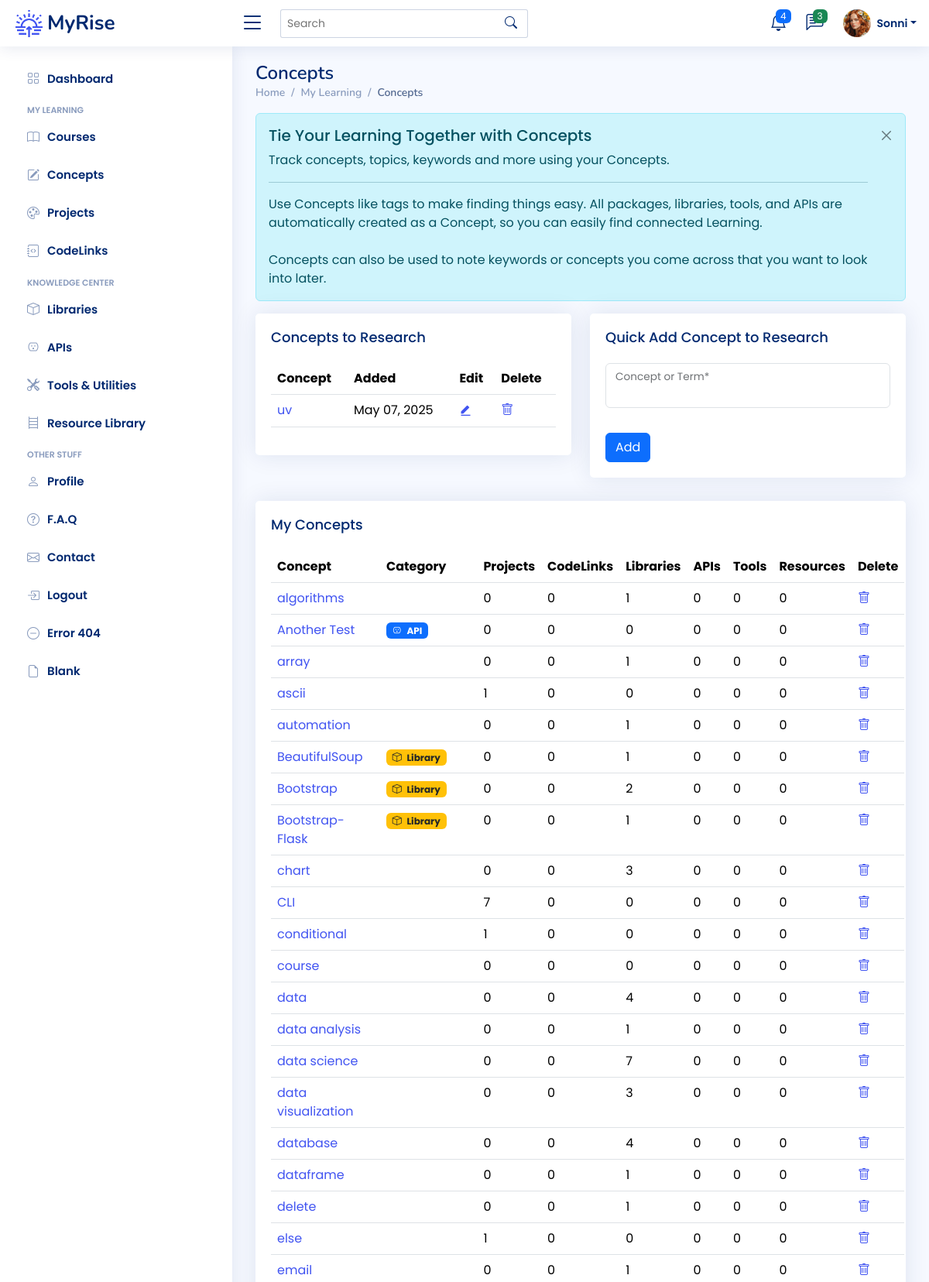
Page /concepts (signed in, upper part) on the committed database.
### app/models.py (models this page shows)
class User(UserMixin, db.Model):
    __tablename__ = "users"
    id: Mapped[int] = mapped_column(Integer, primary_key=True)
    email: Mapped[str] = mapped_column(String(100), unique=True)
    password: Mapped[str] = mapped_column(String(250))
    name: Mapped[str] = mapped_column(String(1000))
    display_name: Mapped[str] = mapped_column(String(1000))
    last_called_repos: Mapped[Optional[datetime.datetime]] = mapped_column(DateTime())
    latest_etag_repos: Mapped[str] = mapped_column(String(250), nullable=True)
    projects: Mapped[List["Project"]] = relationship(back_populates="user")
    events: Mapped[List["Event"]] = relationship(back_populates="user")
    courses: Mapped[List["Course"]] = relationship(back_populates="user")
    libraries: Mapped[List["Library"]] = relationship(back_populates="user")
    apis: Mapped[List["API"]] = relationship(back_populates="user")
    tools: Mapped[List["Tool"]] = relationship(back_populates="user")
    resources: Mapped[List["Resource"]] = relationship(back_populates="user")
    repos: Mapped[List["Repository"]] = relationship(back_populates="user")
    codelinks: Mapped[List["CodeLink"]] = relationship(back_populates="user")
    concepts: Mapped[List["Concept"]] = relationship('Concept', secondary=user_concept, backref='user')

class Concept(db.Model):
    __tablename__ = "concepts"
    id: Mapped[int] = mapped_column(Integer, primary_key=True)
    concept_term: Mapped[str] = mapped_column(String(50), nullable=False)
    category: Mapped[str] = mapped_column(String(100), nullable=True)
    description: Mapped[str] = mapped_column(Text, nullable=True)
    date_added: Mapped[datetime.date] = mapped_column(Date, nullable=False)

### app/routes.py (the view, shortened to what this page needs)
@app.route('/concepts', methods=["GET", "POST"])
@login_required
def concepts_page():
    get_concepts = db.session.execute(db.select(Concept).order_by(func.lower(Concept.concept_term))).scalars().all()
    get_research = db.session.execute(db.select(Concept)
                                      .where(Concept.category == "research")
                                      .order_by(Concept.date_added.desc())).scalars().all()
    concepts = [concept for concept in get_concepts]
    research_list = [concept for concept in get_research]
    form = QuickAddConcept()
    return render_template('concepts.html', concepts=concepts, concept_badge=concept_categories, research=research_list, form=form)

### app/forms.py
class QuickAddConcept(FlaskForm):
    concept_term = StringField("Concept or Term*", validators=[InputRequired()])
    submit = SubmitField("Submit")

### app/models.py (called while the page is built)
@login_manager.user_loader
def load_user(user_id):
    return db.get_or_404(User, user_id)

### app/templates/concepts.html (shortened to what this page needs)
{% extends 'base.html' %}
{% from 'bootstrap5/form.html' import render_form %}
{% block content %}
<main id="main" class="main">
	<div class="pagetitle">
		<h1>Concepts</h1>
		<nav>
			<ol class="breadcrumb">
				<li class="breadcrumb-item"><a href="index.html">Home</a></li>
				<li class="breadcrumb-item">My Learning</li>
				<li class="breadcrumb-item active">Concepts</li>
			</ol>
		</nav>
	</div>
	<div class="alert alert-info  alert-dismissible fade show" role="alert">
		<h4 class="alert-heading">Tie Your Learning Together with Concepts</h4>
		<p>Track concepts, topics, keywords and more using your Concepts.</p>
		<hr>
		<p class="mb-0">Use Concepts like tags to make finding things easy.
			All packages, libraries, tools, and APIs are automatically created as a Concept, so you can easily find
			connected Learning.</p>
		<br>
		<p class="mb-0">Concepts can also be used to note keywords or concepts you come across that you want to look
			into later.</p>
		<button type="button" class="btn-close" data-bs-dismiss="alert" aria-label="Close"></button>
	</div>
	<section class="section">
		<div class="row">
			<div class="col-lg-6">
				<div class="card">
					<div class="card-body">
						<h5 class="card-title">Concepts to Research</h5>
						<table class="table table-hover">
							<thead>
							<tr>
								<th scope="col">Concept</th>
								<th scope="col">Added</th>
								<th scope="col">Edit</th>
								<th scope="col">Delete</th>
							</tr>
							</thead>
							<tbody>
								{% for concept in research %}
								<tr>
									<td><a href="{{ url_for('concept_detail', num=concept.id) }}">{{ concept.concept_term }}</a></td>
									<td>{{ concept.date_added.strftime("%B %d, %Y") }}</td>
									<td><a href="{{ url_for('update_concept', num=concept.id) }}"><i class="ri-edit-fill"></i></a></td>
									<td><a href="{{ url_for('delete_concept', num=concept.id) }}"><i class="bi bi-trash"></i></a></td>
								</tr>
								{% endfor %}
							</tbody>
						</table>
					</div>
				</div>
			</div>
			<div class="col-lg-6">
				<div class="card">
					<div class="card-body">
						<h5 class="card-title">Quick Add Concept to Research</h5>
						<form method="POST" class="row g-3">
							<div class="col">
								<div class="form-floating mb-3">{{ form.concept_term(class="form-control") }} {{ form.concept_term.label }}</div>
							</div>
							<div class="col-12">
								<button type="submit" class="btn btn-primary">Add</button>
							</div>
						</form>
				</div>
			</div>
		</div>
	</section>
	<div class="card">
		<div class="card-body">
			<h5 class="card-title">My Concepts</h5>
			<table class="table table-hover">
				<thead>
				<tr>
					<th scope="col">Concept</th>
					<th scope="col">Category</th>
					<th scope="col">Projects</th>
					<th scope="col">CodeLinks</th>
					<th scope="col">Libraries</th>
					<th scope="col">APIs</th>
					<th scope="col">Tools</th>
					<th scope="col">Resources</th>
					<th scope="col">Delete</th>
				</tr>
				</thead>
				<tbody>
				{% for concept in concepts %}
				<tr>
					<td><a href="{{ url_for('concept_detail', num=concept.id ) }}">{{ concept.concept_term }}</a></td>
					{% if concept.category %}
					<td><span class="badge {{ concept_badge[concept.category][1] }}"><i
							class="bi {{ concept_badge[concept.category][2] }} me-1"></i> {{ concept_badge[concept.category][0] }}</span>
					</td>
					{% else %}
					<td></td>
					{% endif %}
					<td>{{ concept.projects|length }}</td>
					<td>{{ concept.codelinks|length }}</td>
					<td>{{ concept.libraries|length }}</td>
					<td>{{ concept.apis|length }}</td>
					<td>{{ concept.tools|length }}</td>
					<td>{{ concept.resources|length }}</td>
					<td><a href="{{ url_for('delete_concept', num=concept.id) }}"><i class="bi bi-trash"></i></a></td>
				</tr>
				{% endfor %}
				</tbody>
			</table>
		</div>
	</div>
</main>
{% endblock %}

### app/templates/heading.html (shortened to what this page needs)
{% from 'bootstrap5/nav.html' import render_nav_item %}
{% from 'bootstrap5/form.html' import render_form %}
  <header id="header" class="header fixed-top d-flex align-items-center">
    <div class="d-flex align-items-center justify-content-between">
      <a href="{{ url_for('home') }}" class="logo d-flex align-items-center">
        <img src="{{ url_for('static', filename='img/logo.png') }}" alt="sun-rise">
        <span class="d-none d-lg-block">MyRise</span>
      </a>
      <i class="bi bi-list toggle-sidebar-btn"></i>
    </div>
    <div class="search-bar">
      <form class="search-form d-flex align-items-center" method="POST" action="#">
        <input type="text" name="query" placeholder="Search" title="Enter search keyword">
        <button type="submit" title="Search"><i class="bi bi-search"></i></button>
      </form>
    </div>
    <nav class="header-nav ms-auto">
      <ul class="d-flex align-items-center">
        <li class="nav-item dropdown">
          <a class="nav-link nav-icon" href="#" data-bs-toggle="dropdown">
            <i class="bi bi-bell"></i>
            <span class="badge bg-primary badge-number">4</span>
          </a>
        </li>
        <li class="nav-item dropdown">
          <a class="nav-link nav-icon" href="#" data-bs-toggle="dropdown">
            <i class="bi bi-chat-left-text"></i>
            <span class="badge bg-success badge-number">3</span>
          </a>
        </li>
        <li class="nav-item dropdown pe-3">
          <a class="nav-link nav-profile d-flex align-items-center pe-0" href="#" data-bs-toggle="dropdown">
            <img src="{{ url_for('static', filename='img/profile-img.png') }}" alt="Profile" class="rounded-circle">
            <span class="d-none d-md-block dropdown-toggle ps-2">{{ current_user.display_name }}</span>
          </a>
        </li>
      </ul>
    </nav>
  </header>
  <aside id="sidebar" class="sidebar">
    <ul class="sidebar-nav" id="sidebar-nav">
      <li class="nav-item">
        <a class="nav-link collapsed" href="{{ url_for('home') }}">
          <i class="bi bi-grid"></i>
          <span>Dashboard</span>
        </a>
      </li>
<li class="nav-heading">My Learning</li>
	  <li class="nav-item">
        <a class="nav-link collapsed" href="{{ url_for('courses_page') }}">
          <i class="bi bi-book"></i>
          <span>Courses</span>
        </a>
      </li>
	  <li class="nav-item">
        <a class="nav-link collapsed" href="{{ url_for('concepts_page') }}">
          <i class="bi bi-pencil-square"></i>
          <span>Concepts</span>
        </a>
      </li>
	  <li class="nav-item">
        <a class="nav-link collapsed" href="{{ url_for('projects_page') }}">
          <i class="bi bi-palette"></i>
          <span>Projects</span>
        </a>
      </li>
	  <li class="nav-item">
        <a class="nav-link collapsed" href="{{ url_for('codelinks_page') }}">
          <i class="bi bi-journal-code"></i>
          <span>CodeLinks</span>
        </a>
      </li>
<li class="nav-heading">Knowledge Center</li>
	  <li class="nav-item">
        <a class="nav-link collapsed" href="{{ url_for('libraries_page') }}">
          <i class="bi bi-box"></i>
          <span>Libraries</span>
        </a>
      </li>
	  <li class="nav-item">
        <a class="nav-link collapsed" href="{{ url_for('apis_page') }}">
          <i class="bi bi-outlet"></i>
          <span>APIs</span>
        </a>
      </li>
	  <li class="nav-item">
        <a class="nav-link collapsed" href="{{ url_for('tools_page') }}">
          <i class="bi bi-tools"></i>
          <span>Tools & Utilities</span>
        </a>
      </li>
	  <li class="nav-item">
        <a class="nav-link collapsed" href="{{ url_for('resources_page') }}">
          <i class="bi bi-bookshelf"></i>
          <span>Resource Library</span>
        </a>
      </li>
	<li class="nav-heading">Other Stuff</li>
      <li class="nav-item">
        <a class="nav-link collapsed" href="{{ url_for('profile') }}">
          <i class="bi bi-person"></i>
          <span>Profile</span>
        </a>
      </li>
      <li class="nav-item">
        <a class="nav-link collapsed" href="{{ url_for('faq') }}">
          <i class="bi bi-question-circle"></i>
          <span>F.A.Q</span>
        </a>
	  </li>
      <li class="nav-item">
        <a class="nav-link collapsed" href="{{ url_for('contact') }}">
          <i class="bi bi-envelope"></i>
          <span>Contact</span>
        </a>
      </li>
	{% if not current_user.is_authenticated %}
      <li class="nav-item">
        <a class="nav-link collapsed" href="{{ url_for('register') }}">
          <i class="bi bi-card-list"></i>
          <span>Register</span>
        </a>
      </li>
      <li class="nav-item">
        <a class="nav-link collapsed" href="{{ url_for('login') }}">
          <i class="bi bi-box-arrow-in-right"></i>
          <span>Login</span>
        </a>
      </li>
	{% else %}
		<li class="nav-item">
        <a class="nav-link collapsed" href="{{ url_for('logout') }}">
          <i class="bi bi-box-arrow-in-right"></i>
          <span>Logout</span>
        </a>
      </li>
	{% endif %}
      <li class="nav-item">
        <a class="nav-link collapsed" href="pages-error-404.html">
          <i class="bi bi-dash-circle"></i>
          <span>Error 404</span>
        </a>
      </li>
      <li class="nav-item">
        <a class="nav-link collapsed" href="pages-blank.html">
          <i class="bi bi-file-earmark"></i>
          <span>Blank</span>
        </a>
      </li>
    </ul>
  </aside>

### app/static/css/style.css (style rules this page uses)
:root { scroll-behavior: smooth; }
body { font-family: "Poppins", sans-serif; background: #f6f9ff; color: #444444; }
a { color: #4154f1; text-decoration: none; }
h1, h2, h3, h4, h5, h6 { font-family: "Nunito", sans-serif; }
#main { margin-top: 60px; padding: 20px 30px; transition: all 0.3s; }
.pagetitle { margin-bottom: 10px; }
.pagetitle h1 { font-size: 24px; margin-bottom: 0; font-weight: 600; color: #012970; }
.card { margin-bottom: 30px; border: none; border-radius: 5px; box-shadow: 0px 0 30px rgba(1, 41, 112, 0.1); }
.card-title { padding: 20px 0 15px 0; font-size: 18px; font-weight: 500; color: #012970; font-family: "Poppins", sans-serif; }
.card-body { padding: 0 20px 20px 20px; }
.alert-heading { font-weight: 500; font-family: "Poppins", sans-serif; font-size: 20px; }
.btn-close { background-size: 25%; }
.breadcrumb { font-size: 14px; font-family: "Nunito", sans-serif; color: #899bbd; font-weight: 600; }
.breadcrumb a { color: #899bbd; transition: 0.3s; }
.breadcrumb .breadcrumb-item::before { color: #899bbd; }
.breadcrumb .active { color: #51678f; font-weight: 600; }
.logo { line-height: 1; }
@media (min-width: 1200px) { .logo { width: 280px; } }
.logo img { max-height: 35px; margin-right: 6px; }
.logo span { font-size: 26px; font-weight: 700; color: #012970; font-family: "Nunito", sans-serif; }
.header { transition: all 0.5s; z-index: 997; height: 60px; box-shadow: 0px 2px 20px rgba(1, 41, 112, 0.1); background-color: #fff; padding-left: 20px; }
.header .toggle-sidebar-btn { font-size: 32px; padding-left: 10px; cursor: pointer; color: #012970; }
.header .search-bar { min-width: 360px; padding: 0 20px; }
.header .search-form { width: 100%; }
.header .search-form input { border: 0; font-size: 14px; color: #012970; border: 1px solid rgba(1, 41, 112, 0.2); padding: 7px 38px 7px 8px; border-radius: 3px; transition: 0.3s; width: 100%; }
.header .search-form button { border: 0; padding: 0; margin-left: -30px; background: none; }
.header .search-form button i { color: #012970; }
.header-nav ul { list-style: none; }
.header-nav>ul { margin: 0; padding: 0; }
.header-nav .nav-icon { font-size: 22px; color: #012970; margin-right: 25px; position: relative; }
.header-nav .nav-profile { color: #012970; }
.header-nav .nav-profile img { max-height: 36px; }
.header-nav .nav-profile span { font-size: 14px; font-weight: 600; }
.header-nav .badge-number { position: absolute; inset: -2px -5px auto auto; font-weight: normal; font-size: 12px; padding: 3px 6px; }
.sidebar { position: fixed; top: 60px; left: 0; bottom: 0; width: 300px; z-index: 996; transition: all 0.3s; padding: 20px; overflow-y: auto; scrollbar-width: thin; scrollbar-color: #aab7cf transparent; box-shadow: 0px 0px 20px rgba(1, 41, 112, 0.1); background-color: #fff; }
@media (min-width: 1200px) { #main, #footer { margin-left: 300px; } }
.sidebar-nav { padding: 0; margin: 0; list-style: none; }
.sidebar-nav li { padding: 0; margin: 0; list-style: none; }
.sidebar-nav .nav-item { margin-bottom: 5px; }
.sidebar-nav .nav-heading { font-size: 11px; text-transform: uppercase; color: #899bbd; font-weight: 600; margin: 10px 0 5px 15px; }
.sidebar-nav .nav-link { display: flex; align-items: center; font-size: 15px; font-weight: 600; color: #4154f1; transition: 0.3; background: #f6f9ff; padding: 10px 15px; border-radius: 4px; }
.sidebar-nav .nav-link i { font-size: 16px; margin-right: 10px; color: #4154f1; }
.sidebar-nav .nav-link.collapsed { color: #012970; background: #fff; }
.sidebar-nav .nav-link.collapsed i { color: #899bbd; }

### rows in the picture
User: display_name "Sonni"
Concept: concept_term "uv", date_added "May 07, 2025"
Concept: concept_term "algorithms", projects|length "0", codelinks|length "0", libraries|length "1", apis|length "0", tools|length "0", resources|length "0"
Concept: concept_term "Another Test", category "API", projects|length "0", codelinks|length "0", libraries|length "0", apis|length "0", tools|length "0", resources|length "0"
Concept: concept_term "array", projects|length "0", codelinks|length "0", libraries|length "1", apis|length "0", tools|length "0", resources|length "0"
Concept: concept_term "ascii", projects|length "1", codelinks|length "0", libraries|length "0", apis|length "0", tools|length "0", resources|length "0"
Concept: concept_term "automation", projects|length "0", codelinks|length "0", libraries|length "1", apis|length "0", tools|length "0", resources|length "0"
Concept: concept_term "BeautifulSoup", category "Library", projects|length "0", codelinks|length "0", libraries|length "1", apis|length "0", tools|length "0", resources|length "0"
Concept: concept_term "Bootstrap", category "Library", projects|length "0", codelinks|length "0", libraries|length "2", apis|length "0", tools|length "0", resources|length "0"
Concept: concept_term "Bootstrap-Flask", category "Library", projects|length "0", codelinks|length "0", libraries|length "1", apis|length "0", tools|length "0", resources|length "0"
Concept: concept_term "chart", projects|length "0", codelinks|length "0", libraries|length "3", apis|length "0", tools|length "0", resources|length "0"
Concept: concept_term "CLI", projects|length "7", codelinks|length "0", libraries|length "0", apis|length "0", tools|length "0", resources|length "0"
Concept: concept_term "conditional", projects|length "1", codelinks|length "0", libraries|length "0", apis|length "0", tools|length "0", resources|length "0"
Concept: concept_term "course", projects|length "0", codelinks|length "0", libraries|length "0", apis|length "0", tools|length "0", resources|length "0"
Concept: concept_term "data", projects|length "0", codelinks|length "0", libraries|length "4", apis|length "0", tools|length "0", resources|length "0"
Concept: concept_term "data analysis", projects|length "0", codelinks|length "0", libraries|length "1", apis|length "0", tools|length "0", resources|length "0"
Concept: concept_term "data science", projects|length "0", codelinks|length "0", libraries|length "7", apis|length "0", tools|length "0", resources|length "0"
Concept: concept_term "data visualization", projects|length "0", codelinks|length "0", libraries|length "3", apis|length "0", tools|length "0", resources|length "0"
Concept: concept_term "database", projects|length "0", codelinks|length "0", libraries|length "4", apis|length "0", tools|length "0", resources|length "0"
Concept: concept_term "dataframe", projects|length "0", codelinks|length "0", libraries|length "1", apis|length "0", tools|length "0", resources|length "0"
Concept: concept_term "delete", projects|length "0", codelinks|length "0", libraries|length "1", apis|length "0", tools|length "0", resources|length "0"
Concept: concept_term "else", projects|length "1", codelinks|length "0", libraries|length "0", apis|length "0", tools|length "0", resources|length "0"
Concept: concept_term "email", projects|length "0", codelinks|length "0", libraries|length "1", apis|length "0", tools|length "0", resources|length "0"
